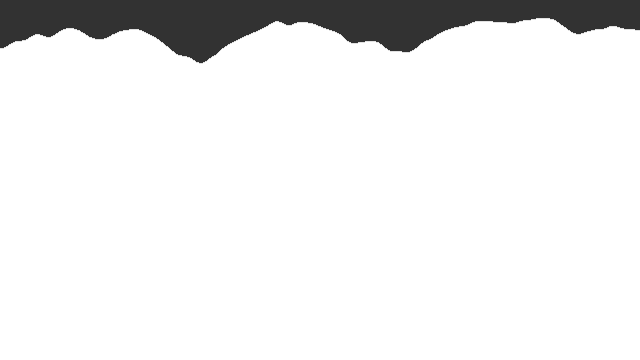
Frame 1 (no input)
Frame 60 (the mouse pressed at the canvas centre just before this capture): identical to frame 1, image omitted
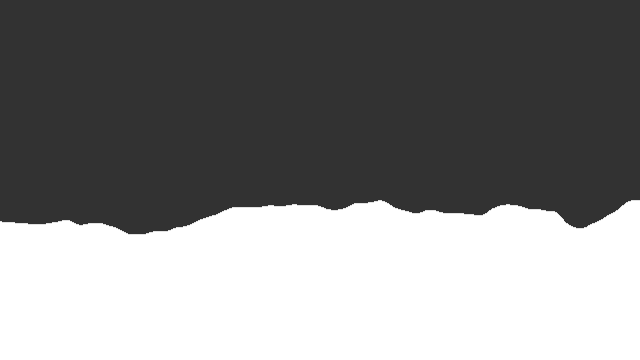
Frame 120 (the mouse held since frame 60 and released just before this capture)

The Processing sketch that drew these frames (run headless with seeded random() and noise(); from frame 60 on, the mouse is pressed at the canvas centre):

// Processing sketch: noise3
// ── noise3.pde
float noiseScale = 0.01;

void setup(){
	size(640, 360);
}

void draw() {
	smooth(4);
	background(50);
	for (int x=0; x < width; x++) {
	float noiseVal = noise((mouseX+x)*noiseScale, mouseY*noiseScale);
		stroke(255);
		line(x, mouseY+noiseVal*80, x, height);
	}
}
